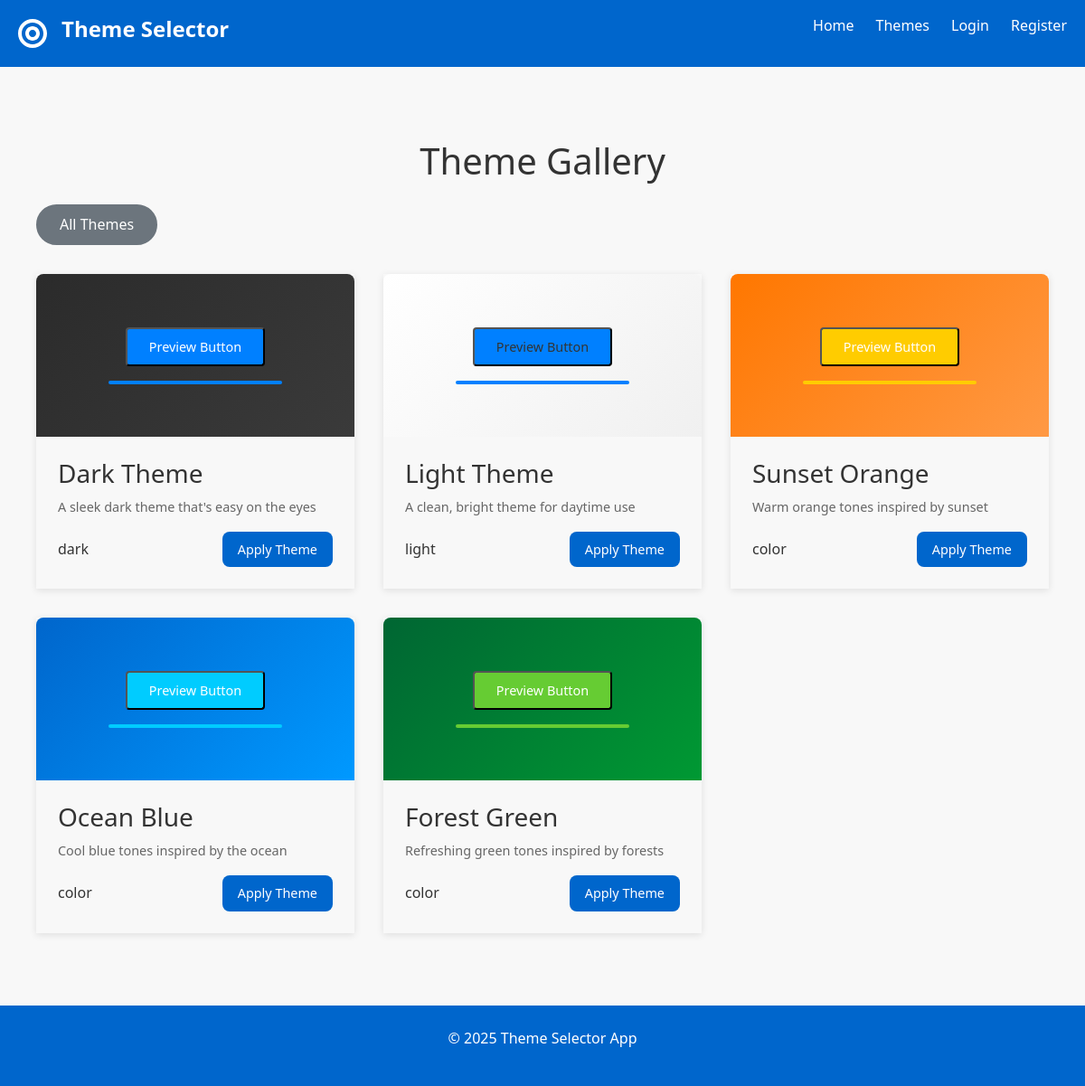
Page /themes on the committed database.
### app.py (models this page shows, shortened)
class Theme(db.Model):
    id = db.Column(db.Integer, primary_key=True)
    name = db.Column(db.String(100), nullable=False)
    description = db.Column(db.Text, nullable=True)
    category = db.Column(db.String(50), nullable=False)
    primary_color = db.Column(db.String(20), nullable=False)
    secondary_color = db.Column(db.String(20), nullable=False)
    text_color = db.Column(db.String(20), nullable=False)
    background_color = db.Column(db.String(20), nullable=False)
    accent_color = db.Column(db.String(20), nullable=True)
    preview_image = db.Column(db.String(200), nullable=True)

### app.py (the view)
@app.route('/themes')
def themes():
    all_themes = Theme.query.all()
    return render_template('themes.html', themes=all_themes)

### app.py (called while the page is built)
@app.context_processor
def inject_active_theme():
    active_theme = None
    active_theme_id = None
    if current_user.is_authenticated:
        active_theme_id = current_user.active_theme_id
        if active_theme_id:
            active_theme = Theme.query.get(active_theme_id)
    elif 'theme_id' in session:
        active_theme_id = session['theme_id']
        active_theme = Theme.query.get(active_theme_id)
    return {'active_theme': active_theme, 'active_theme_id': active_theme_id}

### templates/themes.html (shortened to what this page needs)
{% extends "base.html" %}
{% block content %}
<div class="container py-5">
    <h1 class="text-center mb-4">Theme Gallery</h1>
    <div class="category-filters">
        <button class="filter-btn active" data-category="all">All Themes</button>
    </div>
    <div class="themes-grid">
        {% for theme in themes %}
        <div class="theme-card" data-category="{{ theme.category }}">
            <div class="theme-preview" style="background: linear-gradient(135deg, {{ theme.primary_color }}, {{ theme.secondary_color }})">
                <div class="preview-content">
                    <button class="preview-button" style="background: {{ theme.accent_color }}; color: {{ theme.text_color }}">
                        Preview Button
                    </button>
                    <div class="preview-accent" style="background: {{ theme.accent_color }}"></div>
                </div>
            </div>
            <div class="theme-info">
                <h3>{{ theme.name }}</h3>
                <p class="theme-description">{{ theme.description }}</p>
                <div class="d-flex justify-content-between align-items-center">
                    <span class="theme-category">{{ theme.category }}</span>
                    <button class="btn btn-primary" data-bs-toggle="modal" data-bs-target="#themeModal{{ theme.id }}">
                        Apply Theme
                    </button>
                </div>
            </div>
        </div>
        {% endfor %}
    </div>
</div>
{% endblock %}

### static/css/style.css (style rules this page uses)
:root { --primary-color: #0066cc; --secondary-color: #0099ff; --text-color: #333333; --background-color: #f8f8f8; --accent-color: #00ccff; --container-width: 1200px; --border-radius: 8px; --box-shadow: 0 2px 10px rgba(0, 0, 0, 0.1); --transition: all 0.3s ease; --header-text: #ffffff; --nav-text: #ffffff; --button-text: #ffffff; }
* { margin: 0; padding: 0; box-sizing: border-box; }
body { font-family: 'Segoe UI', Tahoma, Geneva, Verdana, sans-serif; line-height: 1.6; color: var(--text-color); background-color: var(--background-color); }
.container { max-width: var(--container-width); margin: 0 auto; padding: 0 20px; }
.category-filters { display: flex; gap: 1rem; margin-bottom: 2rem; }
.filter-btn { padding: 0.5rem 1.5rem; border: 2px solid #e9ecef; border-radius: 25px; background: transparent; color: #6c757d; transition: all 0.3s ease; }
.filter-btn.active { background-color: #6c757d; border-color: #6c757d; color: white; }
.themes-grid { display: grid; gap: 2rem; grid-template-columns: repeat(auto-fill, minmax(300px, 1fr)); }
.theme-card { transition: transform 0.3s ease, box-shadow 0.3s ease; border: none; box-shadow: 0 2px 8px rgba(0, 0, 0, 0.1); }
.theme-preview { height: 180px; border-radius: 8px 8px 0 0; position: relative; overflow: hidden; padding: 1rem; }
.preview-content { display: flex; flex-direction: column; gap: 1rem; align-items: center; justify-content: center; height: 100%; }
.preview-button { padding: 0.5rem 1.5rem; border-radius: 4px; font-size: 0.9rem; transition: transform 0.2s ease; }
.preview-accent { width: 60%; height: 4px; border-radius: 2px; }
.theme-info { padding: 1.5rem; }
.theme-info p { color: #666; margin-bottom: 1rem; font-size: 0.9rem; }
.btn { display: inline-block; padding: 0.5rem 1rem; border-radius: var(--border-radius); text-decoration: none; font-weight: 500; cursor: pointer; transition: var(--transition); border: none; font-size: 0.9rem; }
.btn-primary { background-color: var(--primary-color); color: var(--button-text) !important; border: 1px solid transparent; }
.theme-description { margin-bottom: 2rem; color: var(--text-color); }

### rows in the picture
Theme: name "Dark Theme", description "A sleek dark theme that's easy on the eyes", category "dark"
Theme: name "Light Theme", description "A clean, bright theme for daytime use", category "light"
Theme: name "Sunset Orange", description "Warm orange tones inspired by sunset", category "color"
Theme: name "Ocean Blue", description "Cool blue tones inspired by the ocean", category "color"
Theme: name "Forest Green", description "Refreshing green tones inspired by forests", category "color"
